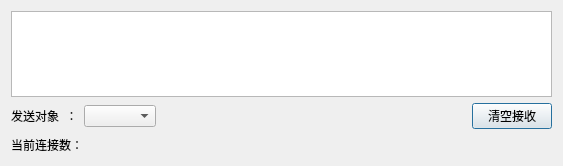
<?xml version="1.0" encoding="UTF-8"?>
<ui version="4.0">
 <class>Dialog</class>
 <widget class="QDialog" name="Dialog">
  <property name="windowModality">
   <enum>Qt::NonModal</enum>
  </property>
  <property name="geometry">
   <rect>
    <x>0</x>
    <y>0</y>
    <width>563</width>
    <height>166</height>
   </rect>
  </property>
  <property name="windowTitle">
   <string>张珍奎的服务器</string>
  </property>
  <layout class="QGridLayout" name="gridLayout">
   <item row="0" column="0">
    <layout class="QVBoxLayout" name="verticalLayout">
     <item>
      <widget class="QTextBrowser" name="textBrowser"/>
     </item>
     <item>
      <layout class="QHBoxLayout" name="horizontalLayout_2">
       <item>
        <widget class="QLabel" name="label_2">
         <property name="text">
          <string>发送对象  ：</string>
         </property>
        </widget>
       </item>
       <item>
        <widget class="QComboBox" name="comboBoxObj"/>
       </item>
       <item>
        <spacer name="horizontalSpacer_2">
         <property name="orientation">
          <enum>Qt::Horizontal</enum>
         </property>
         <property name="sizeHint" stdset="0">
          <size>
           <width>40</width>
           <height>20</height>
          </size>
         </property>
        </spacer>
       </item>
       <item>
        <widget class="QPushButton" name="btnClear">
         <property name="text">
          <string>清空接收</string>
         </property>
        </widget>
       </item>
      </layout>
     </item>
     <item>
      <layout class="QHBoxLayout" name="horizontalLayout">
       <item>
        <widget class="QLabel" name="label">
         <property name="text">
          <string>当前连接数：</string>
         </property>
        </widget>
       </item>
       <item>
        <widget class="QLabel" name="labelNum">
         <property name="text">
          <string/>
         </property>
        </widget>
       </item>
       <item>
        <spacer name="horizontalSpacer">
         <property name="orientation">
          <enum>Qt::Horizontal</enum>
         </property>
         <property name="sizeHint" stdset="0">
          <size>
           <width>40</width>
           <height>20</height>
          </size>
         </property>
        </spacer>
       </item>
      </layout>
     </item>
    </layout>
   </item>
  </layout>
 </widget>
 <layoutdefault spacing="6" margin="11"/>
 <resources/>
 <connections/>
</ui>
